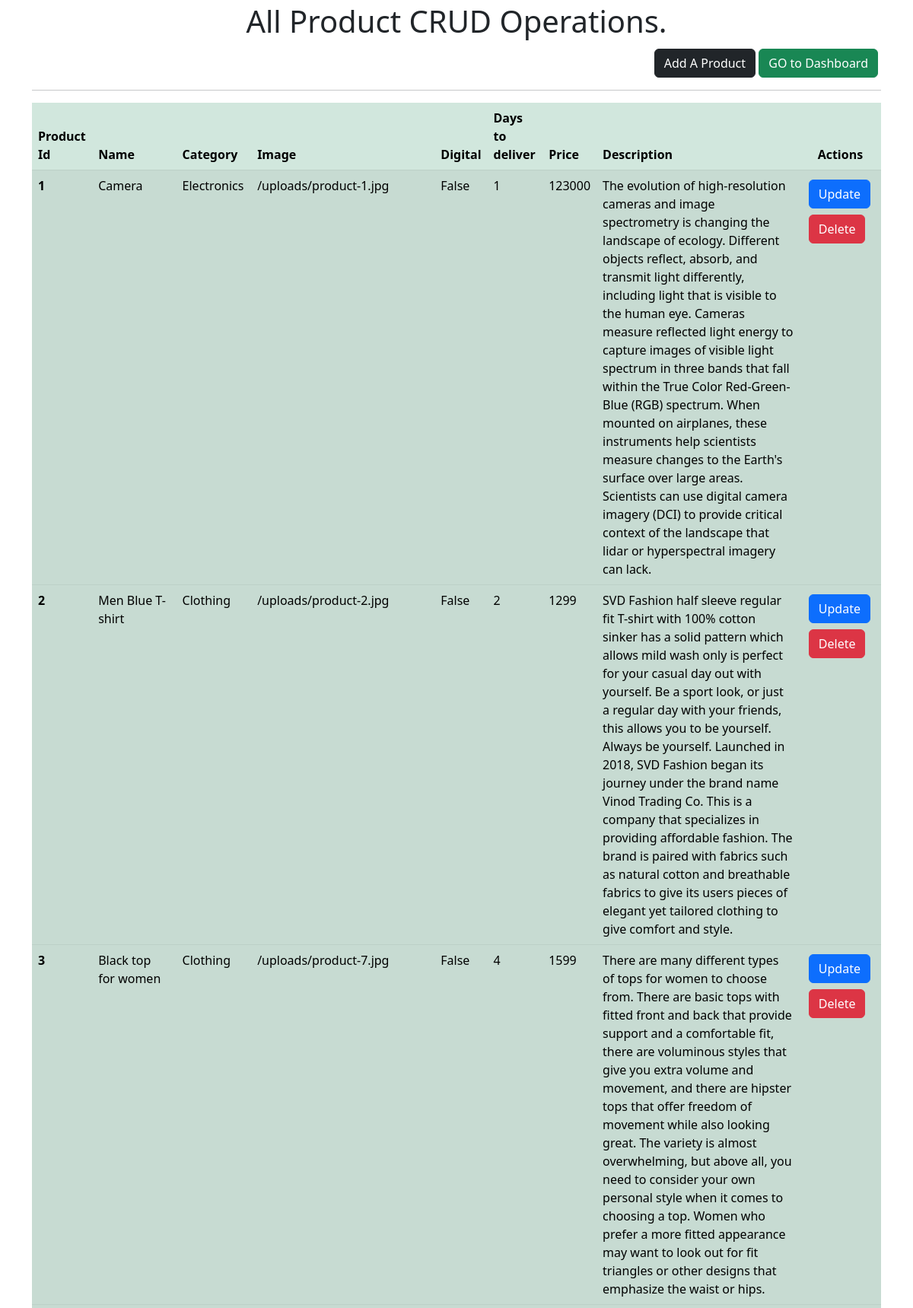
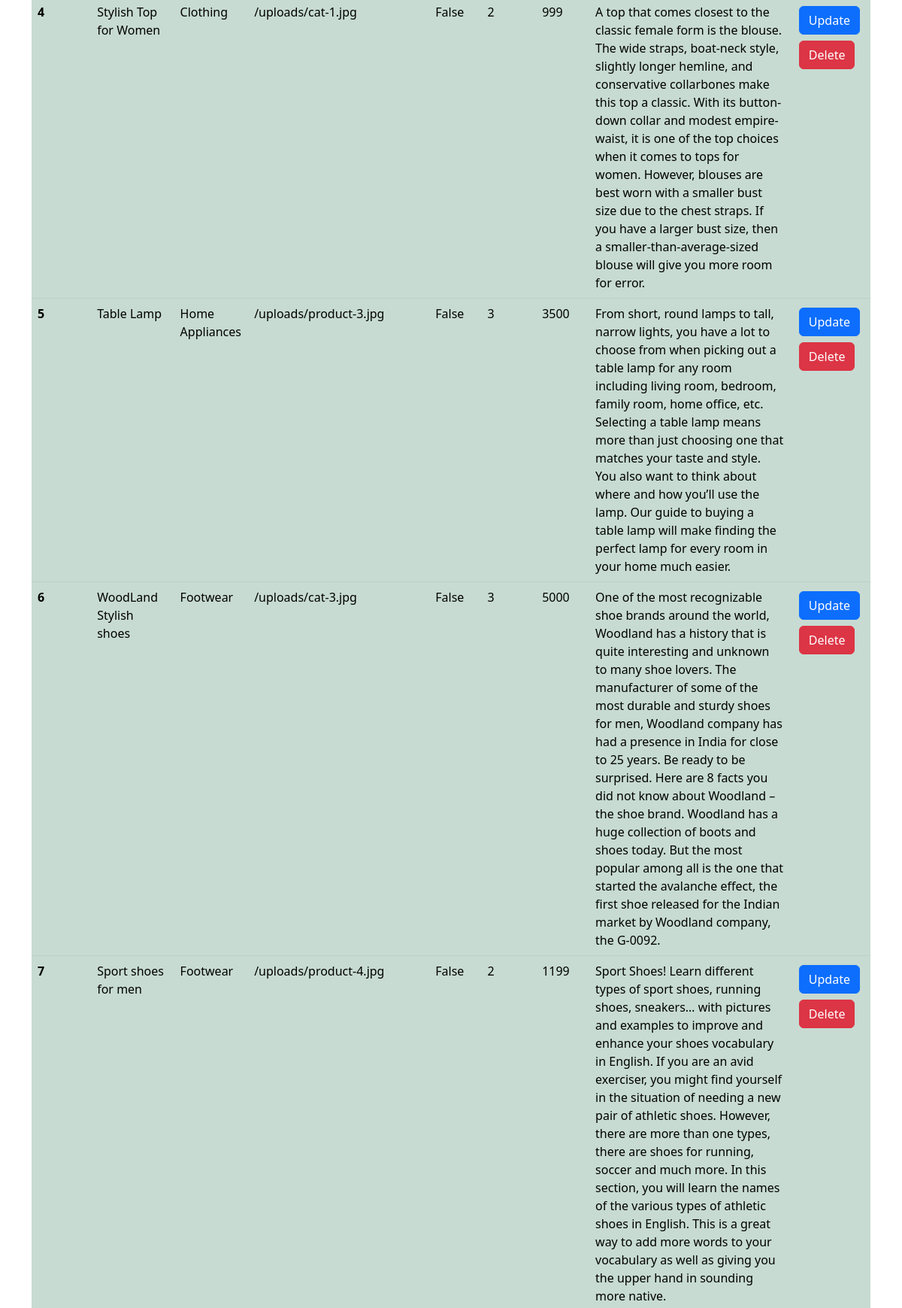
The page /dashboard/show_product (upper part) on the database its author committed (2 pictures, top to bottom).
### Store_app/models.py (models this page shows, shortened)
class Product(models.Model):
    name = models.CharField(max_length=40)
    category = models.ForeignKey(
        Category, on_delete=models.SET_NULL, null=True)
    image = models.ImageField(null=True, blank=True)
    digital = models.BooleanField()
    days_to_deliver = models.IntegerField()
    price = models.IntegerField(default=0)
    description = models.TextField(null=True)

class Category(models.Model):
    name = models.CharField(max_length=70)
    discount = models.IntegerField()
    image = models.ImageField(null=True, blank=True)

### dashboard/views.py (the view)
# urls.py: path('show_product', views.show_product, name='show_product'),
def show_product(request):
    products = Product.objects.all()
    context ={
        'products':products,
    }
    return render(request,'show_product.html',context)

### templates/show_product.html (shortened to what this page needs)
<!DOCTYPE html>
<html lang="en">
  <head>
    <link
      href="https://cdn.jsdelivr.net/npm/bootstrap@5.3.0-alpha1/dist/css/bootstrap.min.css"
      rel="stylesheet"
    />
  </head>
  <body>
    <div class="container">
      <h1 class="text-center p-1">All Product CRUD Operations.</h1>
      <div class="text-end px-1 mb-2">
        <a class="btn btn-dark" href="/dashboard/add_product" role="button"
          >Add A Product</a
        >
        <a class="btn btn-success" href="/dashboard" role="button"
          >GO to Dashboard</a
        >
      </div>
      <hr />
      <table class="table table-success table-striped">
        <thead>
          <tr>
            <th scope="col">Product Id</th>
            <th scope="col">Name</th>
            <th scope="col">Category</th>
            <th scope="col">Image</th>
            <th scope="col">Digital</th>
            <th scope="col">Days to deliver</th>
            <th scope="col">Price</th>
            <th scope="col">Description</th>
            <th scope="col" class="text-center">Actions</th>
          </tr>
        </thead>
        {% for product in products %}
        <tbody>
          <tr>
            <th scope="row">{{product.id}}</th>
            <td>{{product.name}}</td>
            <td>{{product.category.name}}</td>
            <td>{{product.image.url}}</td>
            <td>{{product.digital}}</td>
            <td>{{product.days_to_deliver}}</td>
            <td>{{product.price}}</td>
            <td>{{product.description}}</td>
            <td>
              <a href="/dashboard/update_product/{{product.id}}">
                <button class="btn btn-primary m-1">Update</button>
              </a>
              <a href="/dashboard/delete_product/{{product.id}}">
                <button class="btn btn-danger m-1">Delete</button>
              </a>
            </td>
          </tr>
        </tbody>
        {% endfor %}
      </table>
    </div>
  </body>
</html>

### rows shown on the page
Product: id "1", name "Camera", category.name "Electronics", image "/uploads/product-1.jpg", digital "False", days_to_deliver "1", price "123000", description "The evolution of high-resolution cameras and image spectrometry is changing the landscape of ecology. Different objects reflect, absorb, and transmit light differently, including light that is visible to the human eye. Cameras measure reflected light energy to capture images of visible light spectrum in three bands that fall within the True Color Red-Green-Blue (RGB) spectrum. When mounted on airplanes, these instruments help scientists measure changes to the Earth's surface over large areas. Scientists can use digital camera imagery (DCI) to provide critical context of the landscape that lidar or hyperspectral imagery can lack."
Product: id "2", name "Men Blue T-shirt", category.name "Clothing", image "/uploads/product-2.jpg", digital "False", days_to_deliver "2", price "1299", description "SVD Fashion half sleeve regular fit T-shirt with 100% cotton sinker has a solid pattern which allows mild wash only is perfect for your casual day out with yourself. Be a sport look, or just a regular day with your friends, this allows you to be yourself. Always be yourself. Launched in 2018, SVD Fashion began its journey under the brand name Vinod Trading Co. This is a company that specializes in providing affordable fashion. The brand is paired with fabrics such as natural cotton and breathable fabrics to give its users pieces of elegant yet tailored clothing to give comfort and style."
Product: id "3", name "Black top for women", category.name "Clothing", image "/uploads/product-7.jpg", digital "False", days_to_deliver "4", price "1599", description "There are many different types of tops for women to choose from. There are basic tops with fitted front and back that provide support and a comfortable fit, there are voluminous styles that give you extra volume and movement, and there are hipster tops that offer freedom of movement while also looking great. The variety is almost overwhelming, but above all, you need to consider your own personal style when it comes to choosing a top. Women who prefer a more fitted appearance may want to look out for fit triangles or other designs that emphasize the waist or hips."
Product: id "4", name "Stylish Top for Women", category.name "Clothing", image "/uploads/cat-1.jpg", digital "False", days_to_deliver "2", price "999", description "A top that comes closest to the classic female form is the blouse. The wide straps, boat-neck style, slightly longer hemline, and conservative collarbones make this top a classic. With its button-down collar and modest empire-waist, it is one of the top choices when it comes to tops for women. However, blouses are best worn with a smaller bust size due to the chest straps. If you have a larger bust size, then a smaller-than-average-sized blouse will give you more room for error."
Product: id "5", name "Table Lamp", category.name "Home Appliances", image "/uploads/product-3.jpg", digital "False", days_to_deliver "3", price "3500", description "From short, round lamps to tall, narrow lights, you have a lot to choose from when picking out a table lamp for any room including living room, bedroom, family room, home office, etc. Selecting a table lamp means more than just choosing one that matches your taste and style. You also want to think about where and how you’ll use the lamp. Our guide to buying a table lamp will make finding the perfect lamp for every room in your home much easier."
Product: id "6", name "WoodLand Stylish shoes", category.name "Footwear", image "/uploads/cat-3.jpg", digital "False", days_to_deliver "3", price "5000", description "One of the most recognizable shoe brands around the world, Woodland has a history that is quite interesting and unknown to many shoe lovers. The manufacturer of some of the most durable and sturdy shoes for men, Woodland company has had a presence in India for close to 25 years. Be ready to be surprised. Here are 8 facts you did not know about Woodland – the shoe brand. Woodland has a huge collection of boots and shoes today. But the most popular among all is the one that started the avalanche effect, the first shoe released for the Indian market by Woodland company, the G-0092."
Product: id "7", name "Sport shoes for men", category.name "Footwear", image "/uploads/product-4.jpg", digital "False", days_to_deliver "2", price "1199", description "Sport Shoes! Learn different types of sport shoes, running shoes, sneakers… with pictures and examples to improve and enhance your shoes vocabulary in English. If you are an avid exerciser, you might find yourself in the situation of needing a new pair of athletic shoes. However, there are more than one types, there are shoes for running, soccer and much more. In this section, you will learn the names of the various types of athletic shoes in English. This is a great way to add more words to your vocabulary as well as giving you the upper hand in sounding more native."
